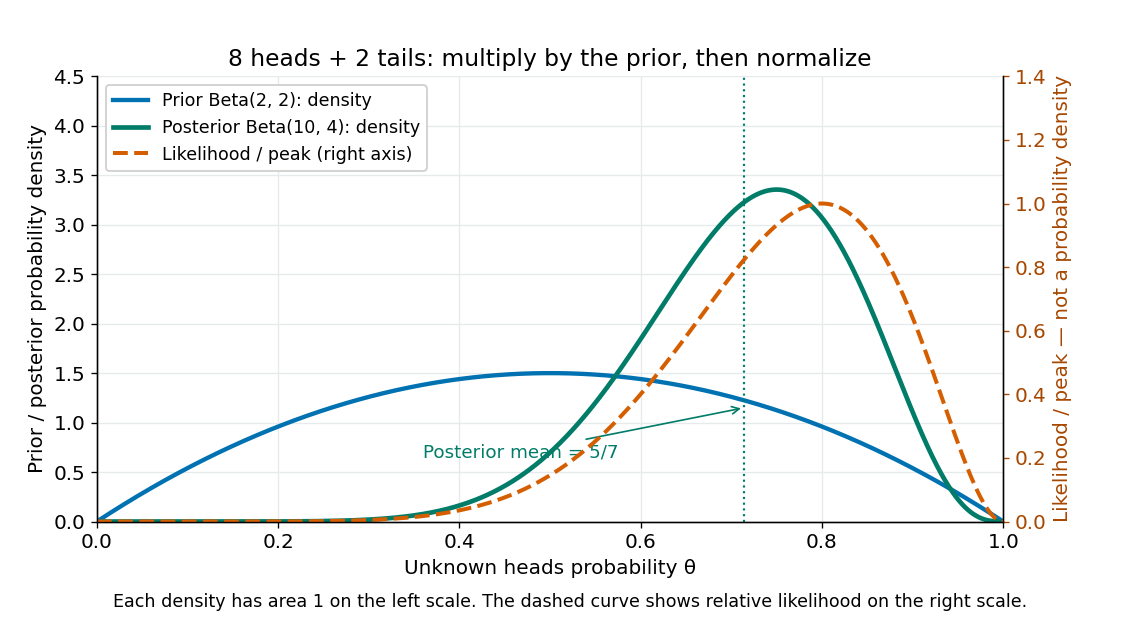

Generate this figure with Python:
"""Plot a beta-prior Bernoulli update to cwd; tested with Python 3.14.4.

Uses the repository's NumPy and Matplotlib dependencies. Prior and posterior
are densities; likelihood divided by its peak uses a separate labeled axis.
"""

from pathlib import Path

import matplotlib.pyplot as plt
import numpy as np


def main():
    plt.rcParams.update({"font.size": 12, "axes.titlesize": 14})
    theta = np.linspace(0, 1, 2001)
    prior = 6 * theta * (1 - theta)
    posterior = 2860 * theta**9 * (1 - theta)**3
    likelihood = theta**8 * (1 - theta)**2 / (0.8**8 * 0.2**2)
    fig, density = plt.subplots(figsize=(9.5, 5.3), dpi=120,
                                facecolor="white")
    relative = density.twinx()
    density.plot(theta, prior, color="#0072b2", lw=2.6,
                 label="Prior Beta(2, 2): density")
    density.plot(theta, posterior, color="#007c68", lw=2.8,
                 label="Posterior Beta(10, 4): density")
    relative.plot(theta, likelihood, color="#d55e00", lw=2.4,
                  linestyle="--", label="Likelihood / peak (right axis)")
    density.axvline(5 / 7, color="#007c68", lw=1.3, linestyle=":")
    density.annotate("Posterior mean = 5/7", xy=(5 / 7, 1.15),
                     xytext=(0.36, 0.65), fontsize=11, color="#007c68",
                     arrowprops={"arrowstyle": "->", "color": "#007c68"})
    density.set(xlim=(0, 1), ylim=(0, 4.5), xlabel="Unknown heads probability θ",
                ylabel="Prior / posterior probability density",
                title="8 heads + 2 tails: multiply by the prior, then normalize")
    relative.set(ylim=(0, 1.4), ylabel="Likelihood / peak — not a probability density")
    relative.tick_params(axis="y", colors="#a74700")
    relative.yaxis.label.set_color("#a74700")
    handles, labels = density.get_legend_handles_labels()
    other_handles, other_labels = relative.get_legend_handles_labels()
    density.legend(handles + other_handles, labels + other_labels,
                   loc="upper left", fontsize=10.5, framealpha=1)
    density.grid(color="#e6eaed")
    density.spines["top"].set_visible(False)
    relative.spines["top"].set_visible(False)
    fig.text(0.5, 0.045,
             "Each density has area 1 on the left scale. "
             "The dashed curve shows relative likelihood on the right scale.",
             ha="center", fontsize=10.5)
    fig.subplots_adjust(left=0.085, right=0.88, bottom=0.18, top=0.88)
    fig.savefig(Path.cwd() / Path(__file__).with_suffix(".png").name,
                facecolor="white", transparent=False)
    plt.close(fig)


if __name__ == "__main__":
    main()
